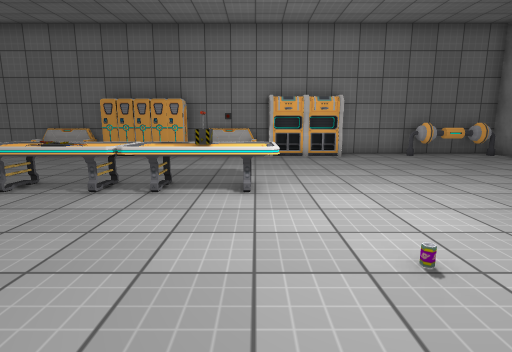
view 1 (above)

15 first-person views from a walk through a Unity game level. The camera is 1.3 m above the floor, tilts 10° down and sees 80° across. Doors are open. The floor is counted in squares, 1 m on a side. Each view is taken from the middle of a square. On the plan, view 1 faces up. The plan holds only what a view shows up to about 14 squares ahead; the rest is blank. The place goes on beyond the plan. The player character is not drawn. Some animated figures are left out. Some surface patterns are stand-ins.

view 2
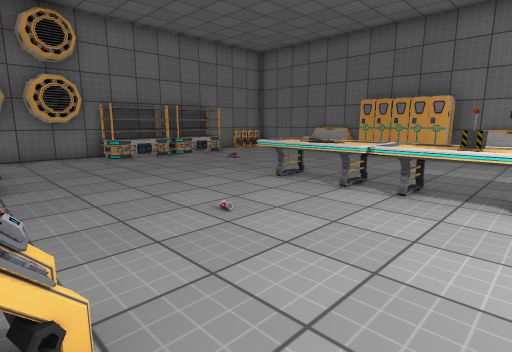

view 3
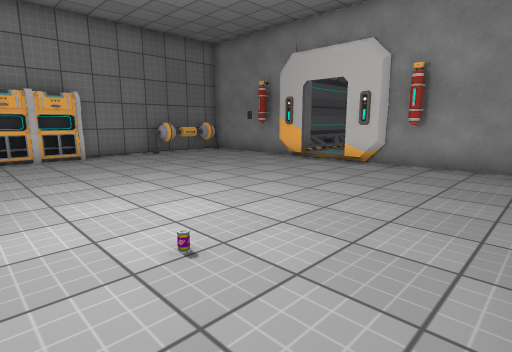

view 4
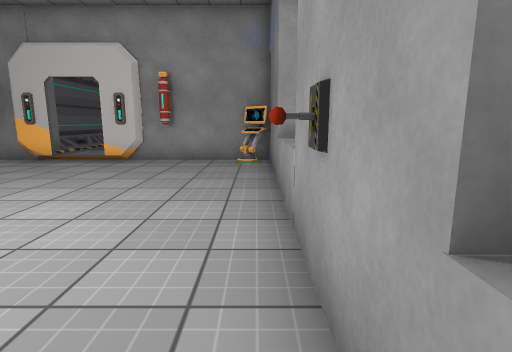

view 5
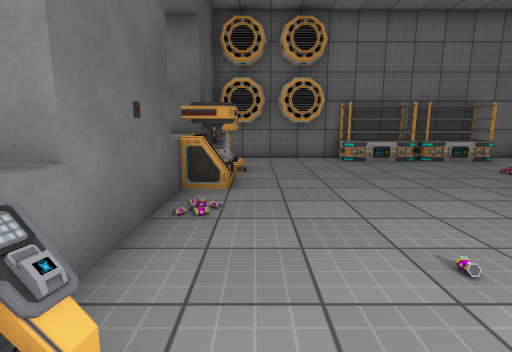

view 6
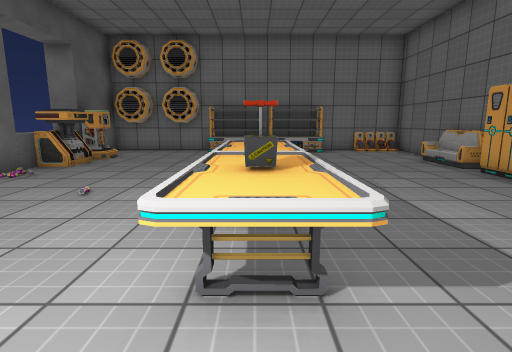

view 7
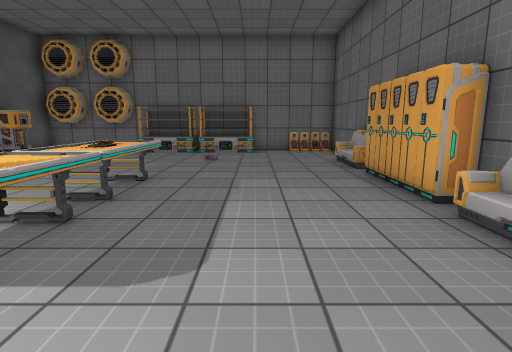

view 8
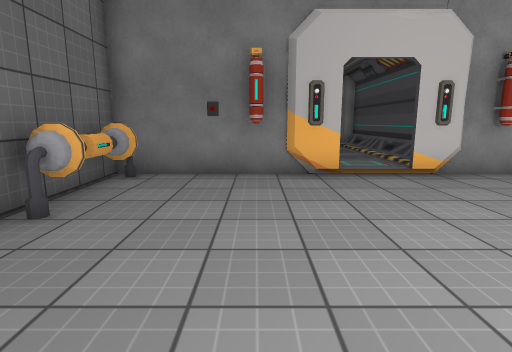

view 9
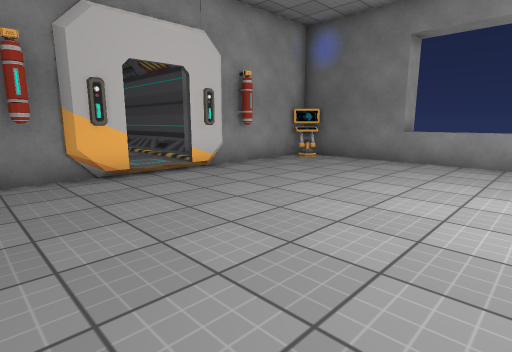

view 10
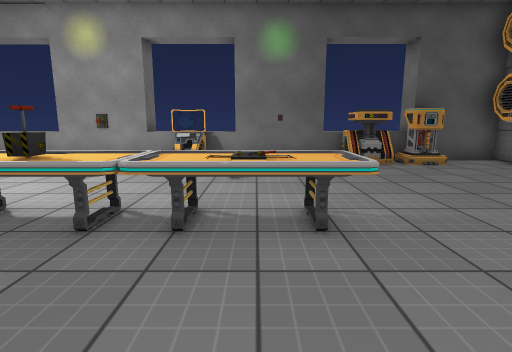

view 11
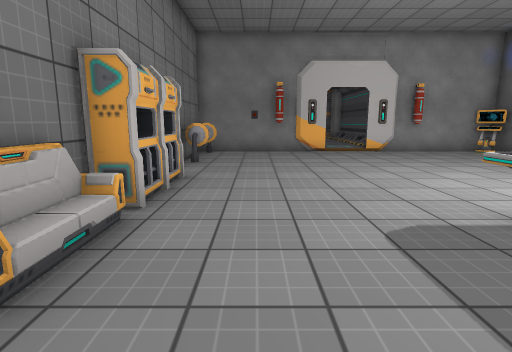

view 12
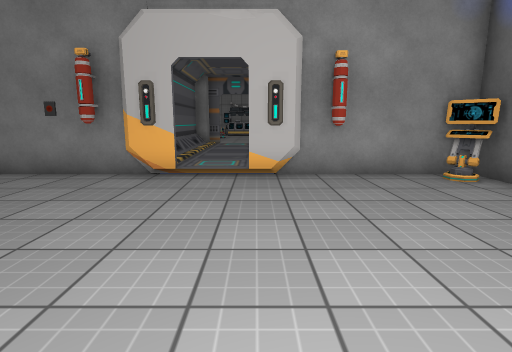

view 13
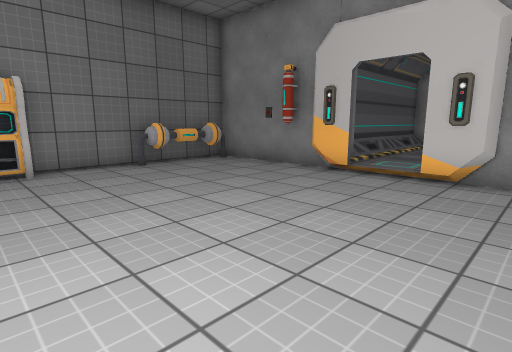

view 14
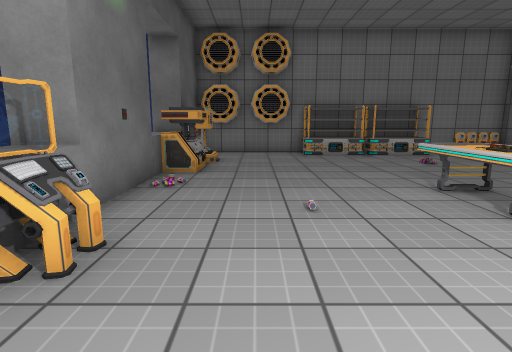

view 15
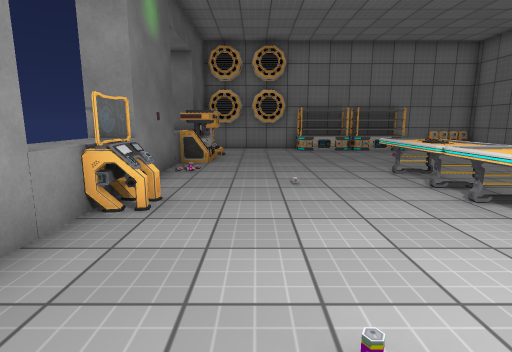

### Floor plan
Points are (right, up) in squares from view 1. A wall is a line through its corners. A room is listed if a view was taken in it or the views show most of it. See-through windows are left out.
Room 1 (views 1, 2, 3, 4, 5, 6, 7, 8, 9, 10, 11, 12, 13, 14, 15)
walls: (1.8, 11.6) (1.8, 12.2) (0.8, 12.2); (-1.5, -0.5) (9.7, -0.5) (9.7, 4.4); (-3.3, -0.4) (-3.3, -1.5); (3.4, 11.8) (0.5, 11.8) (0.5, 12.5) (-2.9, 12.5); (3.1, 12.2) (2.1, 12.2); (-0.3, -1.5) (-0.3, -0.4); (-6.1, 12.5) (-12.2, 12.5); (-7, -0.5) (-2, -0.5); (5.7, -1.5) (5.7, -0.4); (9.4, 6.9) (9.4, 7.9); (-9.3, -0.4) (-9.3, -1.5); (9.4, 4.2) (9.4, 5.2); (9.7, 7.8) (9.7, 12.5) (3.4, 12.5); (-12.2, 4.6) (-12.2, -0.5) (-8.5, -0.5); (-12.2, 10.5) (-12.2, 8.4)
low walls: (1.2, 11.8) (1.2, 12.2); (9.4, 7.9) (9.6, 8.2); (9.6, 3.9) (9.4, 4.2)
ways out: open door at (9.2, 6)
objects: other object (-12, 4) to (-11, 6); other object (-12, 7) to (-11, 9); other object (-12, 11); other object (-12, 12); other object (-10, 0) to (-9, 0); other object (-8, 0) to (-7, 0); sofa (-6, 12); other object (-5, 0); table (-5, 6) to (-3, 7); locker (-5, 12); lever (-4, 6); locker (-4, 12); locker (-3, 12); monitor (-2, 0); table (-2, 6) to (0, 7); sofa (0, 12); lever (1, 0); other object (6, 12) to (9, 12); monitor (9, 0); other object (9, 3); other object (9, 9)

Positions as (right, up) in squares from view 1, and headings:
1: (0, 0), facing up
2: (0, 0), facing up-left
3: (0, 0), facing up-right
4: (-1, 0), facing right
5: (-1, 1), facing left
6: (2, 6), facing left
7: (2, 9), facing left
8: (2, 9), facing right
9: (2, 10), facing down-right
10: (-4, 10), facing down
11: (-4, 10), facing right
12: (2, 5), facing right
13: (2, 3), facing up-right
14: (1, 2), facing left
15: (3, 2), facing left
